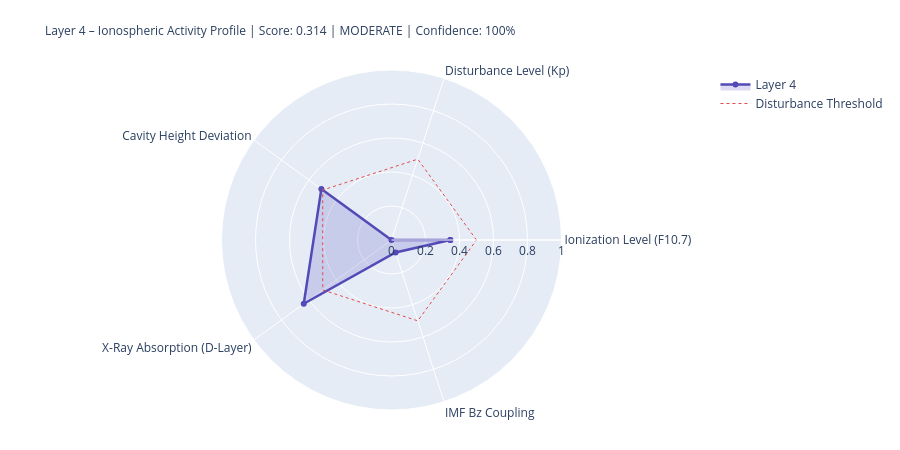

The notebook cell saved with this chart:
### Markdown cell above
---
## 4. State Assessment & Handoff to Layer 5

### Code cell
# ============================================================
# LAYER-4-SCORE
# ============================================================

COMPONENTS = {
    'Ionization Level (F10.7)':    {'score': ioniz,       'source': 'primary' if f107_now else 'from_layer0', 'dynamic': True},
    'Disturbance Level (Kp)':          {'score': disturb,     'source': 'primary' if kp_now   else 'from_layer0', 'dynamic': True},
    'Cavity Height Deviation':    {'score': h_dev,       'source': 'derived',                                'dynamic': True},
    'X-Ray Absorption (D-Layer)':{'score': xray_ioniz,  'source': 'primary' if xray_now else 'missing',     'dynamic': True},
    'IMF Bz Coupling':             {'score': bz_coupling, 'source': 'primary' if bz_now   else 'from_layer0', 'dynamic': True},
}

available    = {k: v['score'] for k, v in COMPONENTS.items() if v['score'] is not None}
unavailable  = [k for k, v in COMPONENTS.items() if v['score'] is None]
layer4_score = round(sum(available.values()) / len(available), 4) if available else None
confidence   = round(len(available) / len(COMPONENTS), 2)
level = ('unknown' if layer4_score is None
         else 'quiet'   if layer4_score < 0.3
         else 'moderate' if layer4_score < 0.6
         else 'active')
dominant_l4 = max(available, key=available.get) if available else 'none'

# Resonance delta for Schumann SR-1
sr1_ref = schumann_freq(1, 80.0)
sr1_now = schumann_freq(1, h_eff)
sr1_delta_mhz = (sr1_now - sr1_ref) * 1000

# Propagation conditions
prop_cond = ('disturbed'   if kp_val > 4
             else 'unsettled' if kp_val > 2
             else 'normal')
if xray_class in ['X', 'M']:
    prop_cond = 'Radio-Blackout moeglich'

W = 68
print('=' * W)
print('LAYER 4 – IONOSPHERE – STATE ASSESSMENT')
print('=' * W)
for name, comp in COMPONENTS.items():
    s = comp['score']
    if s is not None:
        bar = '█' * int(s * 20) + '░' * (20 - int(s * 20))
        print(f'  {name:<36} {bar}  {s:.3f}  [{comp["source"]}]')
    else:
        print(f'  {name:<36} {"─" * 20}  n/a   [missing]')
print('-' * W)
print(f'  Score:          {layer4_score:.3f}  ({len(available)}/{len(COMPONENTS)} components)')
print(f'  Confidence:     {confidence:.0%}')
print(f'  Level:          {level.upper()}')
print(f'  Dominant:       {dominant_l4}')
print(f'  Cavity height:  {h_eff:.1f} km  (Ref: 80.0 km)')
print(f'  SR-1:           {sr1_now:.3f} Hz  (Δ {sr1_delta_mhz:+.1f} mHz vs. ref)')
print(f'  Propagation:    {prop_cond}')
print(f'  X-Ray:          {xray_class}-class  ({xray_now:.2e} W/m²)' if xray_now else '  X-Ray:          n/a')
print('=' * W)

# Radar
cats   = list(available.keys())
vals_r = list(available.values())
if len(cats) >= 3:
    fig = go.Figure()
    fig.add_trace(go.Scatterpolar(
        r=vals_r + [vals_r[0]], theta=cats + [cats[0]],
        fill='toself', fillcolor='rgba(83,74,183,0.20)',
        line=dict(color='#534AB7', width=2.5), name='Layer 4'
    ))
    fig.add_trace(go.Scatterpolar(
        r=[0.5] * (len(cats)+1), theta=cats + [cats[0]],
        line=dict(color='#E24B4A', dash='dot', width=1),
        mode='lines', name='Disturbance Threshold'
    ))
    fig.update_layout(
        title=dict(
            text=f'Layer 4 – Ionospheric Activity Profile | Score: {layer4_score:.3f} | {level.upper()} | Confidence: {confidence:.0%}',
            font=dict(size=12)
        ),
        polar=dict(radialaxis=dict(visible=True, range=[0, 1])),
        height=450, showlegend=True,
        margin=dict(l=80, r=80, t=70, b=40)
    )
    fig.show()

### Figure 1 — Plotly figure (JSON) as saved in the notebook; plotly's stock layout.template omitted (floating-point values rounded to 4 significant figures)
{"data": [{"fill": "toself", "fillcolor": "rgba(83,74,183,0.20)", "line": {"color": "#534AB7", "width": 2.5}, "name": "Layer 4", "r": [0.346, 0.0, 0.51, 0.638, 0.077, 0.346], "theta": ["Ionization Level (F10.7)", "Disturbance Level (Kp)", "Cavity Height Deviation", "X-Ray Absorption (D-Layer)", "IMF Bz Coupling", "Ionization Level (F10.7)"], "type": "scatterpolar"}, {"line": {"color": "#E24B4A", "dash": "dot", "width": 1}, "mode": "lines", "name": "Disturbance Threshold", "r": [0.5, 0.5, 0.5, 0.5, 0.5, 0.5], "theta": ["Ionization Level (F10.7)", "Disturbance Level (Kp)", "Cavity Height Deviation", "X-Ray Absorption (D-Layer)", "IMF Bz Coupling", "Ionization Level (F10.7)"], "type": "scatterpolar"}], "layout": {"height": 450, "margin": {"b": 40, "l": 80, "r": 80, "t": 70}, "polar": {"radialaxis": {"range": [0, 1], "visible": true}}, "showlegend": true, "title": {"font": {"size": 12}, "text": "Layer 4 – Ionospheric Activity Profile | Score: 0.314 | MODERATE | Confidence: 100%"}}}
